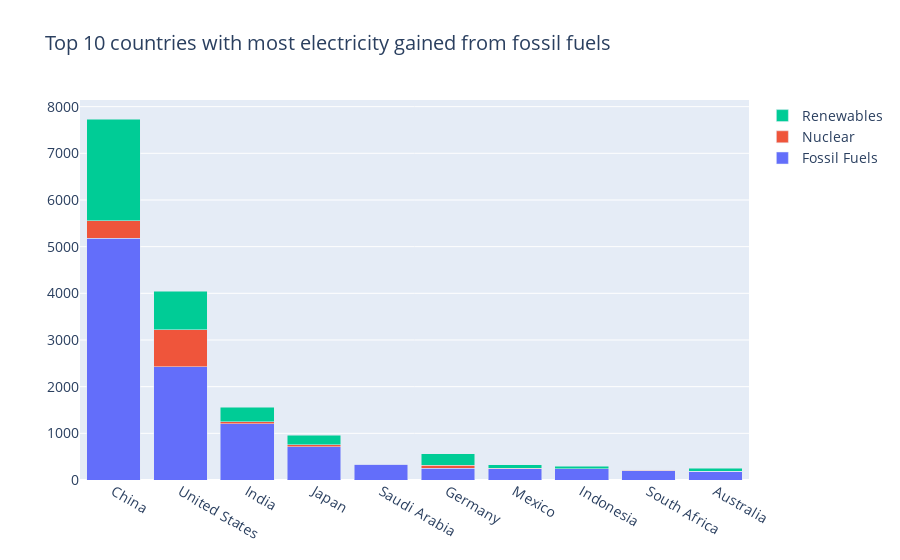

Notebook source saved alongside this figure:
### Markdown cell above
Figure 2 shows that the United States (US) gained almost half their amount of electricity in 2020 through renewables and nuclear sources. These are sustainable sources and figure 2 shows a decrease in emissions from the US in 2020 compared to previous years, even though it is still the second biggest contributor to world wide CO2 emissions. The decrease in emissions therefore supports our first perspective. Also, Brazil, Canada and Norway show to have almost all their electricity gained from renewable sources. In figure 2 when looking at the emissions per Capatica, Brazil has a relatively low amount of emissions and Norway's and Canada's emissions seem to be reducing. These sustainable sources could be the reason.

On the other hand, the same three countries Brazil, Canada and Norway still have a lot of CO2 emissions according to all the data from figure 2, which backs up our second perspective instead since these countries do mostly get their electricity from renewables. China and the US are by far the biggest contributors to the world wide CO2 emissions, while they also gain electricity through renewables and nuclear, which are sustainable sources. So this does not align with our first perspective.

### Code cell
# Top 10 countries most fossil fuels
df_sorted = df.sort_values('Electricity from fossil fuels (TWh)', ascending=False)
df_top10 = df_sorted.head(10)

trace1 = go.Bar(
    x = df_top10['Entity'],
    y = df_top10['Electricity from fossil fuels (TWh)'],
    name='Fossil Fuels'
    #text = df_top10['Electricity from fossil fuels (TWh)'],
)

trace2 = go.Bar(
    x = df_top10['Entity'],
    y = df_top10['Electricity from nuclear (TWh)'],
    name='Nuclear'
    #text = df_top10['Electricity from nuclear (TWh)'],
)

trace3 = go.Bar(
    x = df_top10['Entity'],
    y = df_top10['Electricity from renewables (TWh)'],
    name='Renewables'
    #text = df_top10['Electricity from renewables (TWh)'],
)

fig = go.Figure(data=[trace1, trace2, trace3], layout=go.Layout(barmode='stack', font_size = 14,
                                                                title= "Top 10 countries with most electricity gained from fossil fuels")).show()

### Figure 1 — Plotly figure (JSON) as saved in the notebook; plotly's stock layout.template omitted (floating-point values rounded to 4 significant figures)
{"data": [{"name": "Fossil Fuels", "type": "bar", "x": ["China", "United States", "India", "Japan", "Saudi Arabia", "Germany", "Mexico", "Indonesia", "South Africa", "Australia"], "y": [5184.0, 2432.0, 1202.0, 716.7, 337.8, 251.4, 245.5, 238.9, 197.5, 186.9]}, {"name": "Nuclear", "type": "bar", "x": ["China", "United States", "India", "Japan", "Saudi Arabia", "Germany", "Mexico", "Indonesia", "South Africa", "Australia"], "y": [366.2, 789.9, 44.61, 41.86, null, 64.38, 10.87, null, 11.62, 0]}, {"name": "Renewables", "type": "bar", "x": ["China", "United States", "India", "Japan", "Saudi Arabia", "Germany", "Mexico", "Indonesia", "South Africa", "Australia"], "y": [2185.0, 821.4, 315.8, 205.6, 0.21, 251.5, 69.19, 52.91, 12.83, 63.99]}], "layout": {"barmode": "stack", "font": {"size": 14}, "title": {"text": "Top 10 countries with most electricity gained from fossil fuels"}}}
